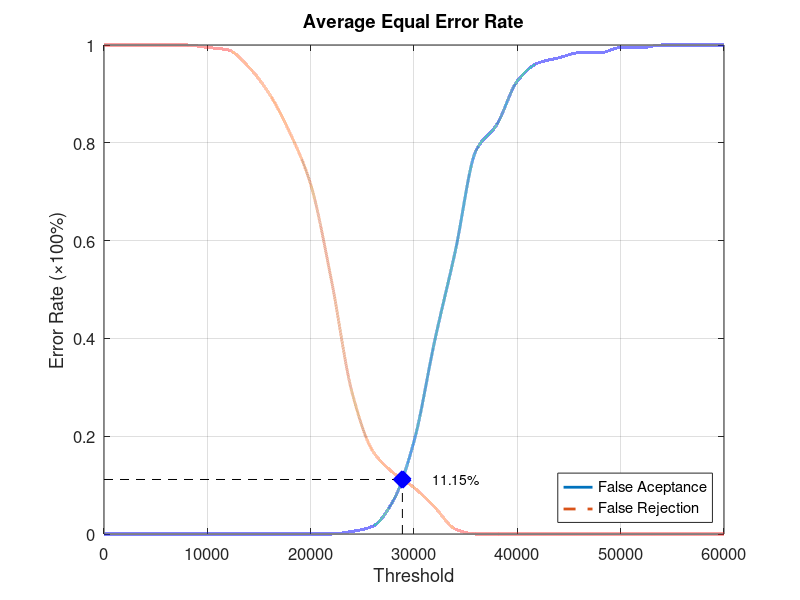
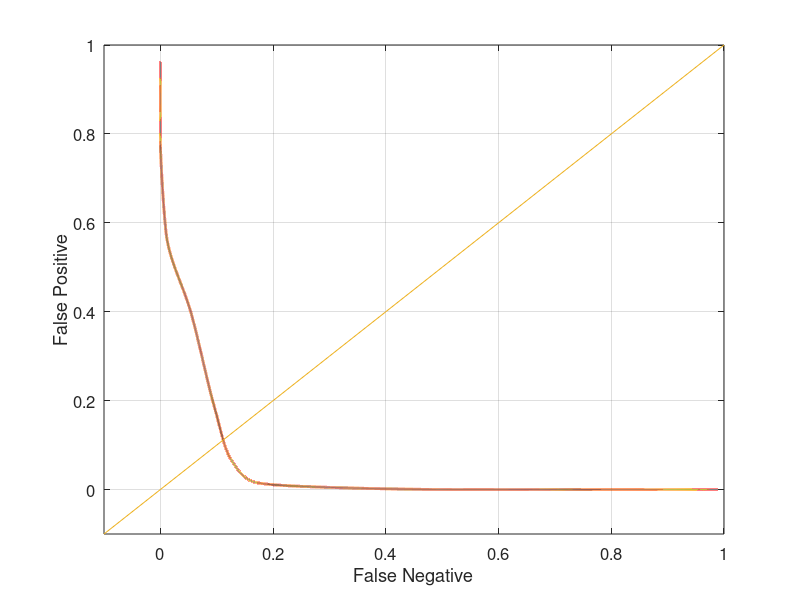

Here is the MATLAB script that generated these plots, in order:
function yEER = Database3_4
close all;
clear;
clc;
x = 0:2000:60000;
xq = 0:0.5:60000;

y0 = [0 0 0 0 0 0 0 0 0 0 0 0 0.00526316 0.0157895 0.0684211 0.189474 0.394737 0.578947 0.784211 0.836842 0.926316 0.963158 0.973684 0.984211 0.984211 0.994737 0.994737 1 1 1 1];
yy0 = interp1(x, y0, xq, 'pchip');
y1 = [1 1 1 1 1 0.995 0.99 0.955 0.9 0.82 0.715 0.52 0.29 0.17 0.125 0.095 0.055 0.01 0 0 0 0 0 0 0 0 0 0 0 0 0];
yy1 = interp1(x, y1, xq, 'pchip');

% Calculating EER: 
y2 = abs(y0 - y1);
find(y2 == min(y2))
yy2 = abs(yy0 - yy1);
xEER = find(yy2 == min(yy2));
xEERIndex = xq(xEER) % X-axis EER
yEER = yy0(xEER) % Y-axis EER

main = figure
plot(xq, yy0,'-','LineWidth', 2);	hold on
plot(xq, yy1,'--','LineWidth', 2);	hold on
plot([xEERIndex xEERIndex], [0 yEER], 'k--');	hold on
plot([0 xEERIndex], [yEER yEER], 'k--');	hold on
plot(xEERIndex, yEER, 'bx', 'LineWidth', 10);	hold on
text(xEERIndex + 10 * xEERIndex / 100, yEER, [num2str(round((10000 * yEER)) / 100) '%'])
legend('False Aceptance', 'False Rejection', 'Location', 'SouthEast')
xlabel('Threshold')
ylabel('Error Rate (\times100%)')
title('Average Equal Error Rate')
set(gca, 'FontSize', 12)
axis([0 60000 0 1])
grid on

print(main, 'Database3_4Main', '-dpng');
FNRxFPR = figure('Color', [1 1 1]);
plot(yy1, yy0, '-', yy1, yy0, 'LineWidth', 2);
hold on
y = -0.1:0.1:1
plot(y, y); 
set(gca, 'FontSize', 12)
xlabel('False Negative')
ylabel('False Positive')
axis([-0.1 1 -0.1 1])
set(gca, 'FontSize', 12)
grid on

print(FNRxFPR, 'Database3_4FNRxFPR','-dpng');
end
